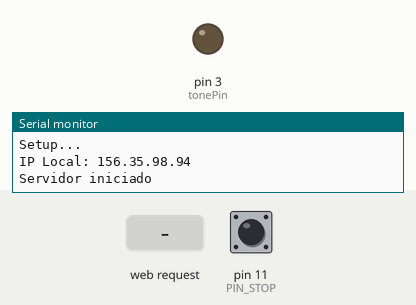
Recording of a sketch running on a simulated Arduino Uno, built for the host (arithmetic inside an expression is 32-bit, double 64-bit). Shown: output pins drawn as LEDs (lit = HIGH), the last lines printed to the serial monitor. Inputs (shaded band) come from the test bench; at power-on: pin 11 (PIN_STOP) HIGH. WiFi joins after 1.5 s; servers stay silent unless stated.

Above: at 1.2 s.
1.3 s: pin 11 (PIN_STOP) pulled LOW for 3.2 s
At 3.2 s:
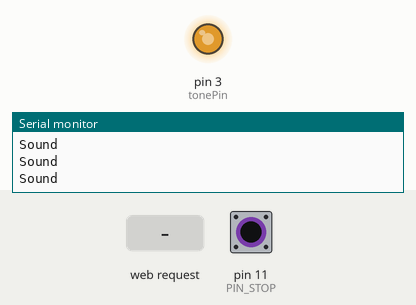
6.0 s: HTTP request GET /sensor received
7.5 s: HTTP request GET /mute received
9.0 s: HTTP request GET /changeTime received
Timing chart, 0 to 11.5 s (numbered marks = the images above; inputs shaded):
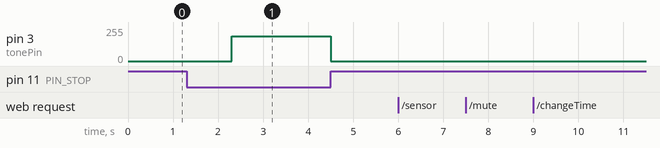

The sketch:

Prac_8_1.ino
```cpp
#include <Time.h>
#include <Ethernet.h> //Importamos librería Ethernet
#include <SPI.h>
#include <ArduinoJson.h>
#define JSON_BUFFER_SIZE 80


#define PIN_STOP 11
#define tonePin 3

#define OPEN 0
#define CLOSE 1
#define OPEN_FOR_A_WHILE 2


#define WAITING_TIME 1000

byte mac[] = {0x54, 0x55, 0x58, 0x10, 0x00, 0x23};

EthernetServer servidor(80); //Puerto en el 80
IPAddress dnServer(156, 35, 98 , 201);
IPAddress gateway(192, 168, 61, 13);
IPAddress subnet(255, 255, 255, 0);
IPAddress ip(156, 35, 98, 94);

int leds[] = {3,4,5};
int estado = 0;
boolean muted = false;
long actual = 0;
long wait_time = WAITING_TIME;

void setup() {
  Serial.begin(9600);
  for (int i; i<i++;){
    pinMode(leds[i], OUTPUT);
  }
  pinMode(tonePin,OUTPUT);
  pinMode(PIN_STOP, INPUT);

  Ethernet.begin(mac, ip, dnServer, gateway, subnet);
  servidor.begin();
  Serial.println("Setup...");
     Serial.print("IP Local: ");
   Serial.println(Ethernet.localIP());


  Serial.println("Servidor iniciado");

}

void sound(){
  Serial.println("Sound");
  analogWrite(tonePin,442);
  delay(25);
  analogWrite(tonePin,0);

}

void doorLoop(){
 if(digitalRead(PIN_STOP) == LOW){
  if(estado == CLOSE){
    estado = OPEN;
    actual = millis();
    }
  if(millis()-actual >= wait_time){

      estado = OPEN_FOR_A_WHILE;
      if(!muted)
        sound();
  }
  }
  else{
    estado = CLOSE;
  }
  delay(5);
}

void mandarJSON(EthernetClient cliente) {
  StaticJsonBuffer<JSON_BUFFER_SIZE> jsonBuffer;
  JsonObject& root = jsonBuffer.createObject();
  String sensor_status = "";
    switch(estado){
      case OPEN:
        sensor_status = "OPEN";
        break;
      case CLOSE:
        sensor_status = "CLOSE";
        break;
      case OPEN_FOR_A_WHILE:
        sensor_status = "OPEN_FOR_A_WHILE";
        break;
    }
    root["sensor_status"] = sensor_status;
    root["muted"] = muted;
    root["wait_time"] = wait_time;
    //Mandar headers y mandar
    cliente.println("HTTP/1.0 200 OK");
    cliente.println("Access-Control-Allow-Origin: *");
    cliente.println("Content-Type: application/json");
    cliente.println();
    root.prettyPrintTo(cliente);
}

void OKConection(EthernetClient cliente){
cliente.println("HTTP/1.1 200 OK");
cliente.println("Connection: close");
cliente.println();
}

int calculateWaitingTime(String waitingTime){
  int indexOfSlash = waitingTime.indexOf('/');
  if(indexOfSlash == -1)
    return -1;
  String petition = waitingTime.substring(indexOfSlash+1);
  int start_petition = petition.indexOf('/');
  int end_petition = petition.indexOf(' ');
  if(start_petition == -1 || end_petition == -1)
    return -1;
  String digit = petition.substring(start_petition+1, end_petition);
  int future_time = digit.toInt();
  Serial.println("Tiempo cambiado a ");
  Serial.println(future_time);
  return future_time;
}

void serverLoop(){
 EthernetClient cliente = servidor.available();
 if (cliente) {
     Serial.println("Nueva peticion");
     String peticion="";
     while (cliente.connected()) {
       if (cliente.available()) {
         char c = cliente.read(); //Leer petición carácter a carácter
         peticion.concat(c); // concatenar en un string
         // Ha acabado la peticion http
         if (c == '\n'){
           Serial.println("Responder");
           // contiene la cadena "sensor"
           Serial.println();
           if(peticion.indexOf("sensor") != -1){

              mandarJSON(cliente);
           }
           else if(peticion.indexOf("mute") != -1){
             Serial.println(peticion);
              muted = !muted;
              mandarJSON(cliente);
           }
           else if(peticion.indexOf("changeTime") != -1){
               Serial.println(peticion);
               wait_time = calculateWaitingTime(peticion);
               mandarJSON(cliente);
           }
           break;
         }
       }
       }
       // Pequeña pausa para asegurar el envio de datos
       delay(500);
       Serial.println("Estado :");
       Serial.println(estado);
       Serial.println("waiting_time :");
       Serial.println(wait_time);
       Serial.println("Muted :");
       Serial.println(muted);
     cliente.stop();// Cierra la conexión
}

}

void loop() {
  serverLoop();
  doorLoop();
}
```

Measured:
- after the input at 1.3 s, pin 3 (tonePin): 0/255 → 186/255 after 1.0 s, → 0/255 2.2 s later
